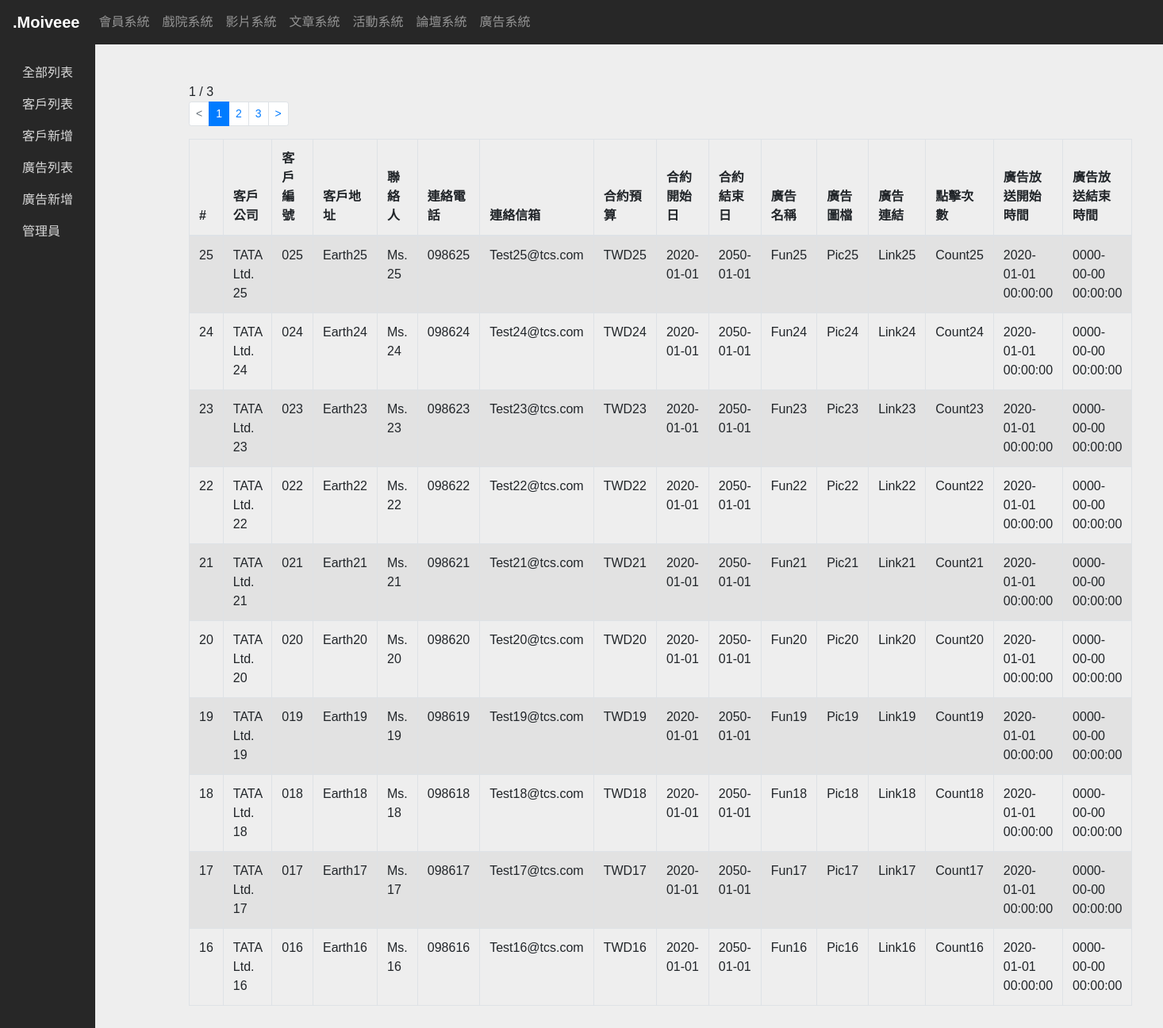
The page /php/ann_complete_list.php on the database as committed earlier.
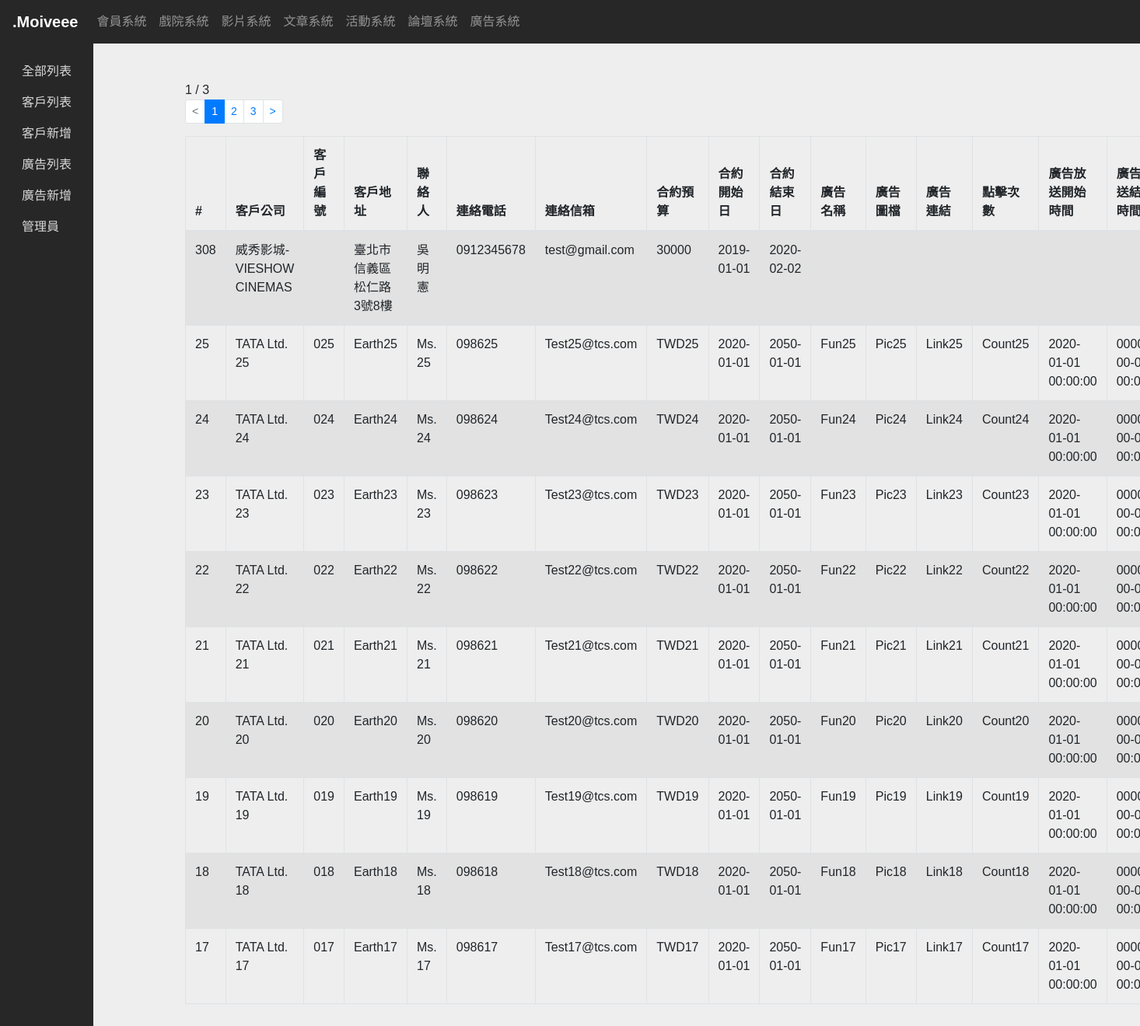
The same page on the database as committed later.
### tables this page shows
CREATE TABLE `ad` (
  `sn` int(11) NOT NULL,
  `client_name` varchar(255) NOT NULL,
  `client_number` varchar(255) NOT NULL,
  `client_address` varchar(255) NOT NULL,
  `client_poc` varchar(255) NOT NULL,
  `client_mobile` varchar(255) NOT NULL,
  `client_email` varchar(255) NOT NULL,
  `contract_budget` varchar(255) NOT NULL,
  `contract_start_date` date NOT NULL,
  `contract_end_date` date NOT NULL,
  `ad_name` varchar(255) NOT NULL,
  `ad_pic` varchar(255) NOT NULL,
  `ad_link` varchar(255) NOT NULL,
  `ad_link_count` varchar(255) NOT NULL,
  `ad_start_time` varchar(255) NOT NULL,
  `ad_end_time` char(255) NOT NULL
);

### php/ann_complete_list.php (the view, shortened to what this page needs)
<?php
require __DIR__ . '/PDO.php';
$per_page = 10;
$page = isset($_GET['page']) ? intval($_GET['page']) : 1;
$t_sql = "SELECT COUNT(1) FROM ad";
$t_stmt = $pdo->query($t_sql);
$total_rows = $t_stmt->fetch(PDO::FETCH_NUM)[0];
$total_pages = ceil($total_rows / $per_page);
$sql = sprintf("SELECT * FROM ad ORDER BY sn DESC LIMIT %s, %s", ($page - 1) * $per_page, $per_page);
$stmt = $pdo->query($sql);
$rows = $stmt->fetchAll(PDO::FETCH_ASSOC);
?>
<?php include __DIR__ . '/head.php'; ?>
<?php include __DIR__ . '/nav.php'; ?>
<?php include __DIR__.'/ann_side_nav.php'?>
<section class="dashboard">
    <div class="container">
        <div><?= $page . " / " . $total_pages ?></div>
            <div class="row">
                <div class="col-lg-12">
                    <nav>
                        <ul class="pagination pagination-sm">
                            <li class="page-item <?= $page <= 1 ? 'disabled' : '' ?>">
                                <a class="page-link" href="?page=<?= $page - 1 ?>">&lt;</a>
                            </li>
                            <?php for ($i = 1; $i <= $total_pages; $i++): ?>
                                <li class="page-item <?= $i == $page ? 'active' : '' ?>">
                                    <a class="page-link" href="?page=<?= $i ?>"><?= $i ?></a>
                                </li>
                            <?php endfor ?>
                            <li class="page-item <?= $page >= $total_pages ? 'disabled' : '' ?>">
                                <a class="page-link" href="?page=<?= $page + 1 ?>">&gt;</a>
                            </li>
                        </ul>
                    </nav>
                </div>
            </div>
            <div class="row">
                <div class="col-lg-12">
                    <table class="table table-striped table-bordered">
                        <thead>
                            <tr>
                                <th scope="col">#</th>
                                <th scope="col">客戶公司</th>
                                <th scope="col">客戶編號</th>
                                <th scope="col">客戶地址</th>
                                <th scope="col">聯絡人</th>
                                <th scope="col">連絡電話</th>
                                <th scope="col">連絡信箱</th>
                                <th scope="col">合約預算</th>
                                <th scope="col">合約開始日</th>
                                <th scope="col">合約結束日</th>
                                <th scope="col">廣告名稱</th>
                                <th scope="col">廣告圖檔</th>
                                <th scope="col">廣告連結</th>
                                <th scope="col">點擊次數</th>
                                <th scope="col">廣告放送開始時間</th>
                                <th scope="col">廣告放送結束時間</th>
                            </tr>
                        </thead>
                        <tbody>
                            <?php foreach($rows as $row): ?>
                                <tr>
                                    <td><?= $row['sn'] ?></td>
                                    <td><?= $row['client_name'] ?></td>
                                    <td><?= $row['client_number'] ?></td>
                                    <td><?= strip_tags($row['client_address']) ?></td>
                                    <td><?= $row['client_poc'] ?></td>
                                    <td><?= $row['client_mobile'] ?></td>
                                    <td><?= $row['client_email'] ?></td>
                                    <td><?= $row['contract_budget'] ?></td>
                                    <td><?= htmlentities($row['contract_start_date']) ?></td>
                                    <td><?= htmlentities($row['contract_end_date']) ?></td>
                                    <td><?= $row['ad_name'] ?></td>
                                    <td><?= $row['ad_pic'] ?></td>
                                    <td><?= $row['ad_link'] ?></td>
                                    <td><?= $row['ad_link_count'] ?></td>
                                    <td><?= $row['ad_start_time'] ?></td>
                                    <td><?= $row['ad_end_time'] ?></td>
                                </tr>
                            <?php endforeach; ?>
                        </tbody>
                    </table>
                </div>
            </div>
    </div>
</section>
<?php include __DIR__ . '/foot.php'; ?>

Rows that differ between the two databases and show on the page:
no longer on this page (row unchanged): ad: sn "16", client_name "TATA Ltd. 16", client_number "016", client_address "Earth16", client_poc "Ms. 16", client_mobile "098616", client_email "Test16@tcs.com", contract_budget "TWD16", contract_start_date "2020-01-01", contract_end_date "2050-01-01", ad_name "Fun16", ad_pic "Pic16", ad_link "Link16", ad_link_count "Count16", ad_start_time "2020-01-01 00:00:00", ad_end_time "0000-00-00 00:00:00"
added ad: sn "308", client_name "威秀影城- VIESHOW CINEMAS", client_address "臺北市信義區松仁路3號8樓", client_poc "吳明憲", client_mobile "0912345678", client_email "test@gmail.com", contract_budget "30000", contract_start_date "2019-01-01", contract_end_date "2020-02-02"
